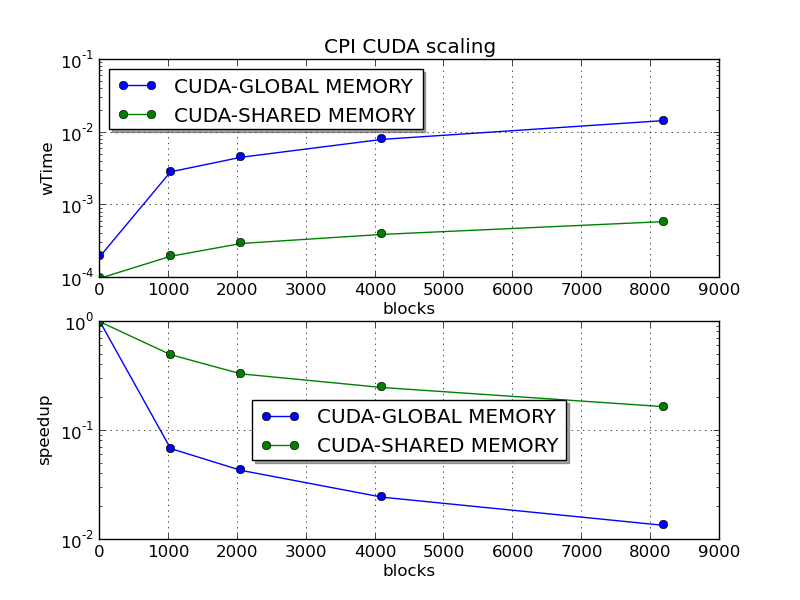

Write Python code to recreate this figure.
#!/usr/bin/env python2

import matplotlib
matplotlib.use('Agg')   # Backend per PNG 
import matplotlib.pyplot as plt
import pandas as pd
import numpy as np

df = pd.read_csv("cpi_scaling.dat", names=["mem", "intervals", "nblock", "threadxblock", "pi", "error", "wtime", "ktime"])

#print(df)

dfG=df[ df["mem"]=="CUDA_G"]
dfS=df[ df["mem"]=="CUDA_S"]

print(dfG)
print(dfS)

plt.subplot(2,1,1)

plt.title('CPI CUDA scaling')
plt.grid()
plt.xlabel('blocks')
plt.ylabel('wTime')
plt.yscale('log')
plt.plot(dfG.nblock, dfG.wtime, '-o', label="CUDA-GLOBAL MEMORY")
plt.plot(dfS.nblock, dfS.wtime, '-o', label="CUDA-SHARED MEMORY")
plt.legend(shadow=True,loc="best")

plt.subplot(2,1,2)

plt.grid()
plt.xlabel('blocks')
plt.ylabel('speedup')

wtime_G_nblock_1 = dfG.loc[dfG['nblock'] == 1, 'wtime'].iloc[0] if not dfG[dfG['nblock'] == 1].empty else None
wtime_S_nblock_1 = dfS.loc[dfS['nblock'] == 1, 'wtime'].iloc[0] if not dfS[dfS['nblock'] == 1].empty else None

speedup_G = wtime_G_nblock_1 / dfG['wtime']
speedup_S = wtime_S_nblock_1 / dfS['wtime']

print("Speedup for CUDA-GLOBAL MEMORY (speedup_G):")
print(speedup_G)
print("Speedup for CUDA-SHARED MEMORY (speedup_S):")
print(speedup_S)

plt.yscale('log')
plt.plot(dfG['nblock'], speedup_G, '-o', label="CUDA-GLOBAL MEMORY")
plt.plot(dfS['nblock'], speedup_S, '-o', label="CUDA-SHARED MEMORY")
plt.legend(shadow=True, loc="best")

plt.savefig('cpi_scaling.png')

